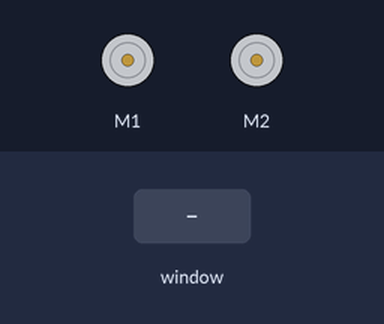
Bench run of a program on a simulated Raspberry Pi (BCM pin numbers). Shown: 2 × DC motor (green arrow = forward, orange = backward, longer = faster). The inputs (shaded band) are chosen by the test bench. Motors are numbered in the order the program creates them (left before right in a Robot); the desktop window is not drawn, its controls go by their first labels and the mouse button is held 0.15 s.

Above: at 1.2 s.
1.3 s: control labelled "^" in the window clicked
At 1.37 s:
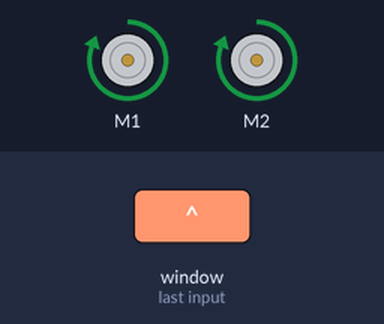
2.9 s: control labelled "v" in the window clicked
At 2.97 s:
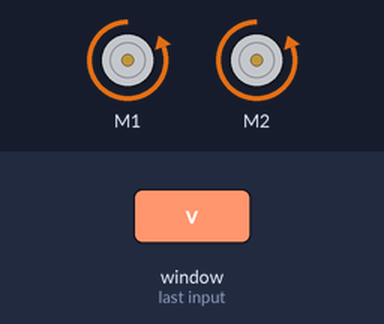
4.5 s: control labelled "<" in the window clicked
At 4.57 s:
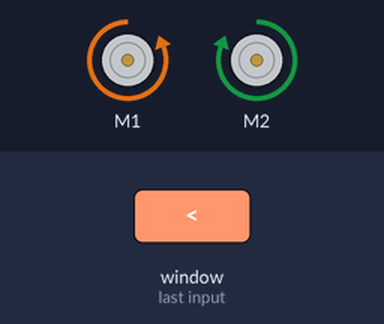
6.1 s: control labelled ">" in the window clicked
At 6.17 s:
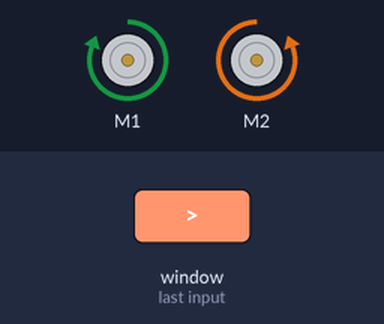
Timing chart, 0 to 8.7 s (numbered marks = the images above; inputs shaded):
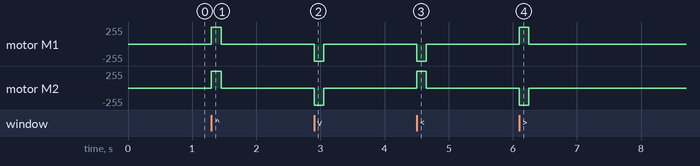

The program:

four-way.py
```python
#import libraries
from guizero import App, Text, PushButton
from gpiozero import Robot

#Define our robot
robot = Robot(left=(13, 21), right=(17, 27))

# Define the functions for the buttons
def forward():
    robot.forward()

def backward():
    robot.backward()

def left():
    robot.left()

def right():
    robot.right()

def stop():
    robot.stop()

# Define the app
app = App(title="Robot Control")
# Add background color to the app
app.bg = "#41f18e"
# Define the text and text size
message = Text(app, text="Four Way Buttons")
message.text_size = 20
# Define the buttons and their functions and give them color
button1 = PushButton(app, text="^", align ="top")
button1.when_left_button_pressed = forward
button1.when_left_button_released = stop
button1.bg = "aqua"
button1.text_size = 20
button2 = PushButton(app, text="v", align ="bottom")
button2.when_left_button_pressed = backward
button2.when_left_button_released = stop
button2.bg = "aqua"
button2.text_size = 20
button3 = PushButton(app, text="<", align ="left")
button3.when_left_button_pressed = left
button3.when_left_button_released = stop
button3.bg = "aqua"
button3.text_size = 20
button4 = PushButton(app, text=">", align ="right")
button4.when_left_button_pressed = right
button4.when_left_button_released = stop
button4.bg = "aqua"
button4.text_size = 20

#Display the app
app.display()
```

Measured:
- after the input at 1.3 s, motor M1, motor M2: stopped → forward 255/255 at once, → stopped 0.15 s later
- after the input at 2.9 s, motor M1, motor M2: stopped → backward 255/255 at once, → stopped 0.15 s later
- after the input at 4.5 s, motor M1: stopped → backward 255/255 at once, → stopped 0.15 s later; motor M2: stopped → forward 255/255 at once, → stopped 0.15 s later
- after the input at 6.1 s, motor M1: stopped → forward 255/255 at once, → stopped 0.15 s later; motor M2: stopped → backward 255/255 at once, → stopped 0.15 s later
